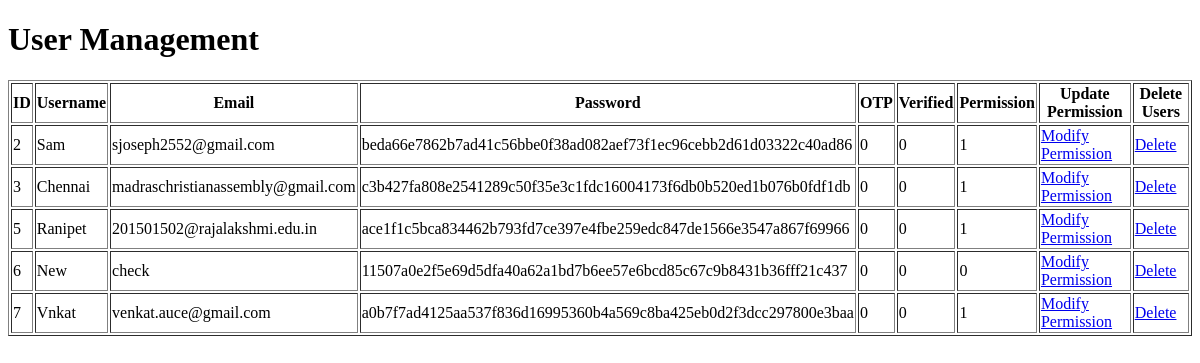
/admin_dashboard (signed in), run on an earlier commit of the app's database.
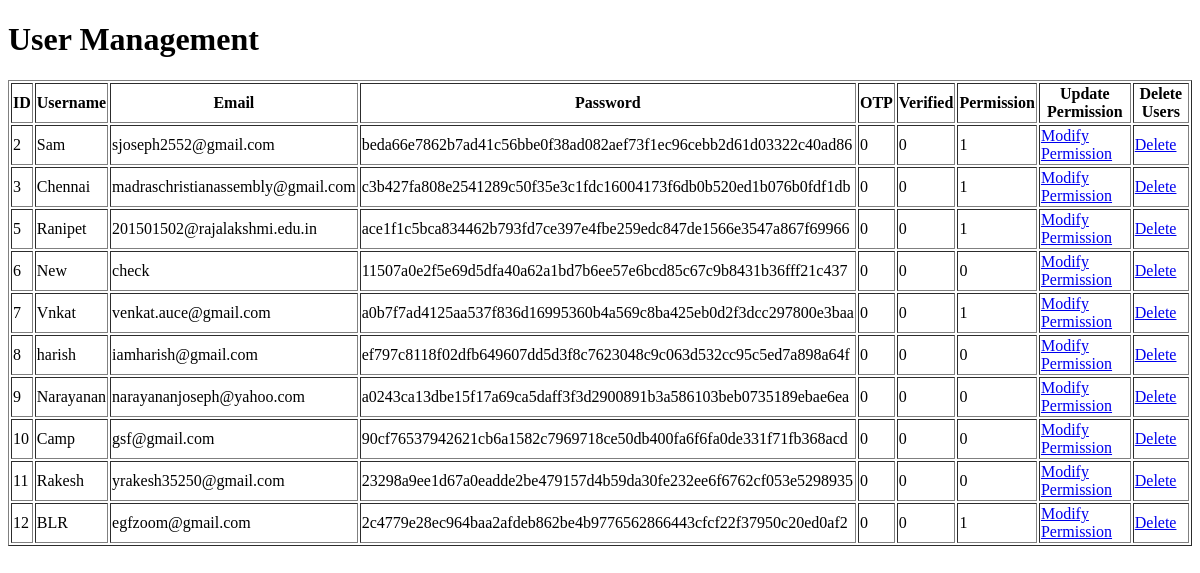
And on a later commit of the database.
### tables this page shows
CREATE TABLE users (
            id INTEGER PRIMARY KEY AUTOINCREMENT,
            username TEXT UNIQUE,
            email TEXT UNIQUE,
            password TEXT,
            otp INTEGER DEFAULT 0,
            verified INTEGER DEFAULT 0,
            permission INTEGER DEFAULT 0
        );

### server.py (the view)
@app.route('/admin_dashboard')
def admin_dashboard():
    if 'username' not in session and session['username'] != "Sam":
        return "Not Authorized"
    conn = sqlite3.connect(DATABASE)
    cursor = conn.cursor()
    cursor.execute('SELECT * from users')
    rows = cursor.fetchall()
    conn.close()
    return render_template("admin_dashboard.html", users=rows)

### templates/admin_dashboard.html (shortened to what this page needs)
<!DOCTYPE html>
<html>
<head>
</head>
<body>
    <h1>User Management</h1>
    <table border="1">
        <tr>
            <th>ID</th>
            <th>Username</th>
            <th>Email</th>
            <th>Password</th>
            <th>OTP</th>
            <th>Verified</th>
            <th>Permission</th>
            <th>Update Permission</th>
            <th>Delete Users</th>
        </tr>
        {% for user in users %}
        <tr>
            <td>{{ user[0] }}</td>
            <td>{{ user[1] }}</td>
            <td>{{ user[2] }}</td>
            <td>{{ user[3] }}</td>
            <td>{{ user[4] }}</td>
            <td>{{ user[5] }}</td>
            <td>{{ user[6] }}</td>
            <td><a href="{{ url_for('modify_user', user_id=user[0]) }}">Modify Permission</a></td>
            <td><a href="{{ url_for('delete_user', user_id=user[0]) }}" onclick="return confirm('Are you sure you want to delete this user?')">Delete</a></td>
        </tr>
        {% endfor %}
    </table>
</body>
</html>

What changed in the data, as far as the page shows it:
added users: id "8", username "harish", email "iamharish@gmail.com", password "ef797c8118f02dfb649607dd5d3f8c7623048c9c063d532cc95c5ed7a898a64f", otp "0", verified "0", permission "0"
added users: id "9", username "Narayanan", email "narayananjoseph@yahoo.com", password "a0243ca13dbe15f17a69ca5daff3f3d2900891b3a586103beb0735189ebae6ea", otp "0", verified "0", permission "0"
added users: id "10", username "Camp", email "gsf@gmail.com", password "90cf76537942621cb6a1582c7969718ce50db400fa6f6fa0de331f71fb368acd", otp "0", verified "0", permission "0"
added users: id "11", username "Rakesh", email "yrakesh35250@gmail.com", password "23298a9ee1d67a0eadde2be479157d4b59da30fe232ee6f6762cf053e5298935", otp "0", verified "0", permission "0"
added users: id "12", username "BLR", email "egfzoom@gmail.com", password "2c4779e28ec964baa2afdeb862be4b9776562866443cfcf22f37950c20ed0af2", otp "0", verified "0", permission "1"
